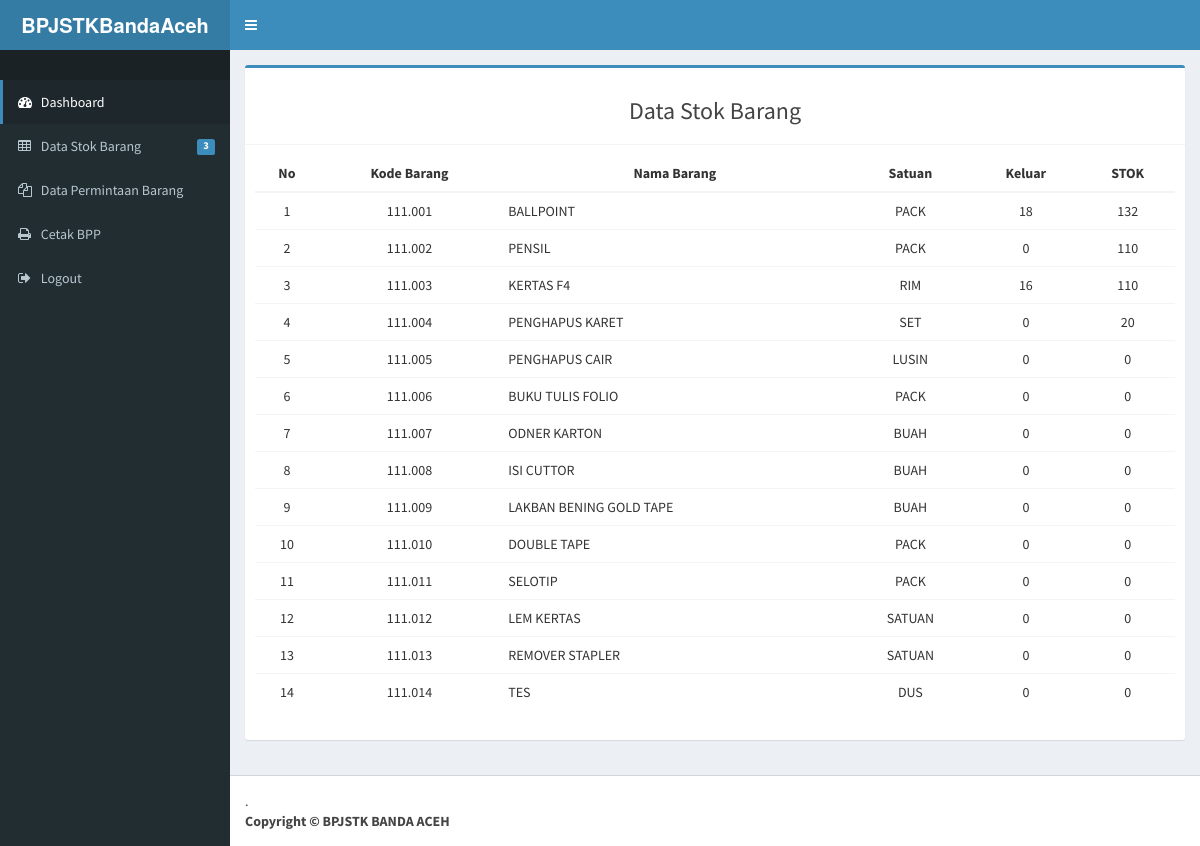
Page /instansi/index.php?p=material&id_jenis=1 on the committed database.
### tables this page shows
CREATE TABLE `stokbarang` (
  `id_kode_brg` int(2) NOT NULL,
  `kode_brg` varchar(7) NOT NULL,
  `id_jenis` int(2) NOT NULL,
  `nama_brg` varchar(50) NOT NULL,
  `hargabarang` varchar(50) NOT NULL,
  `satuan` varchar(50) NOT NULL,
  `stok` int(11) NOT NULL,
  `keluar` int(11) NOT NULL,
  `sisa` int(11) NOT NULL,
  `keterangan` varchar(50) NOT NULL
);

### instansi/material.php (the view, shortened to what this page needs)
<?php
include "../fungsi/koneksi.php";
if(isset($_GET['id_jenis'])){
    $id_jenis = $_GET['id_jenis'];
    $query = mysqli_query($koneksi, "SELECT * FROM stokbarang WHERE id_jenis='$id_jenis' ");
} else {
    $query = mysqli_query($koneksi, "SELECT * FROM stokbarang");
}
?>
<section class="content">
    <div class="row">
      <div class="col-sm-12">
        <div class="box box-primary">
            <div class="box-header with-border">
                <h3 class="text-center">Data Stok Barang</h3>
            </div>
            <div class="box-body">
               <div class="table-responsive">
                  <table class="table text-center" id="material">
                     <thead  >
                        <tr>
                           <th>No</th>
                           <th>Kode Barang</th>
                           <th>Nama Barang</th>
                           <th>Satuan</th>
                           <th>Keluar</th>
                           <th>STOK</th>
                       </tr>
                   </thead>
                   <tbody>
                    <tr>
                       <?php
                       $no =1 ;
                       if (mysqli_num_rows($query)) {
                         while($row=mysqli_fetch_assoc($query)):
                          ?>
                          <td> <?= $no; ?> </td>
                          <td> <?= $row['kode_brg']; ?> </td>
                          <td style="text-align: left;";> <?= $row['nama_brg']; ?> </td>
                          <td> <?= $row['satuan']; ?> </td>
                          <td> <?= $row['keluar']; ?> </td>
                          <td> <?= $row['stok']; ?> </td>
                      </tr>
                      <?php $no++; endwhile; } ?>
                  </tbody>
              </table>
          </div>
      </div>
  </div>
</div>
</div>
</section>

### rows in the picture
stokbarang: kode_brg "111.001", nama_brg "BALLPOINT", satuan "PACK", keluar "18", stok "132"
stokbarang: kode_brg "111.002", nama_brg "PENSIL", satuan "PACK", keluar "0", stok "110"
stokbarang: kode_brg "111.003", nama_brg "KERTAS F4", satuan "RIM", keluar "16", stok "110"
stokbarang: kode_brg "111.004", nama_brg "PENGHAPUS KARET", satuan "SET", keluar "0", stok "20"
stokbarang: kode_brg "111.005", nama_brg "PENGHAPUS CAIR", satuan "LUSIN", keluar "0", stok "0"
stokbarang: kode_brg "111.006", nama_brg "BUKU TULIS FOLIO", satuan "PACK", keluar "0", stok "0"
stokbarang: kode_brg "111.007", nama_brg "ODNER KARTON", satuan "BUAH", keluar "0", stok "0"
stokbarang: kode_brg "111.008", nama_brg "ISI CUTTOR", satuan "BUAH", keluar "0", stok "0"
stokbarang: kode_brg "111.009", nama_brg "LAKBAN BENING GOLD TAPE", satuan "BUAH", keluar "0", stok "0"
stokbarang: kode_brg "111.010", nama_brg "DOUBLE TAPE", satuan "PACK", keluar "0", stok "0"
stokbarang: kode_brg "111.011", nama_brg "SELOTIP", satuan "PACK", keluar "0", stok "0"
stokbarang: kode_brg "111.012", nama_brg "LEM KERTAS", satuan "SATUAN", keluar "0", stok "0"
stokbarang: kode_brg "111.013", nama_brg "REMOVER STAPLER", satuan "SATUAN", keluar "0", stok "0"
stokbarang: kode_brg "111.014", nama_brg "TES", satuan "DUS", keluar "0", stok "0"

### other values in the picture
$data['jumlah'] "3"
